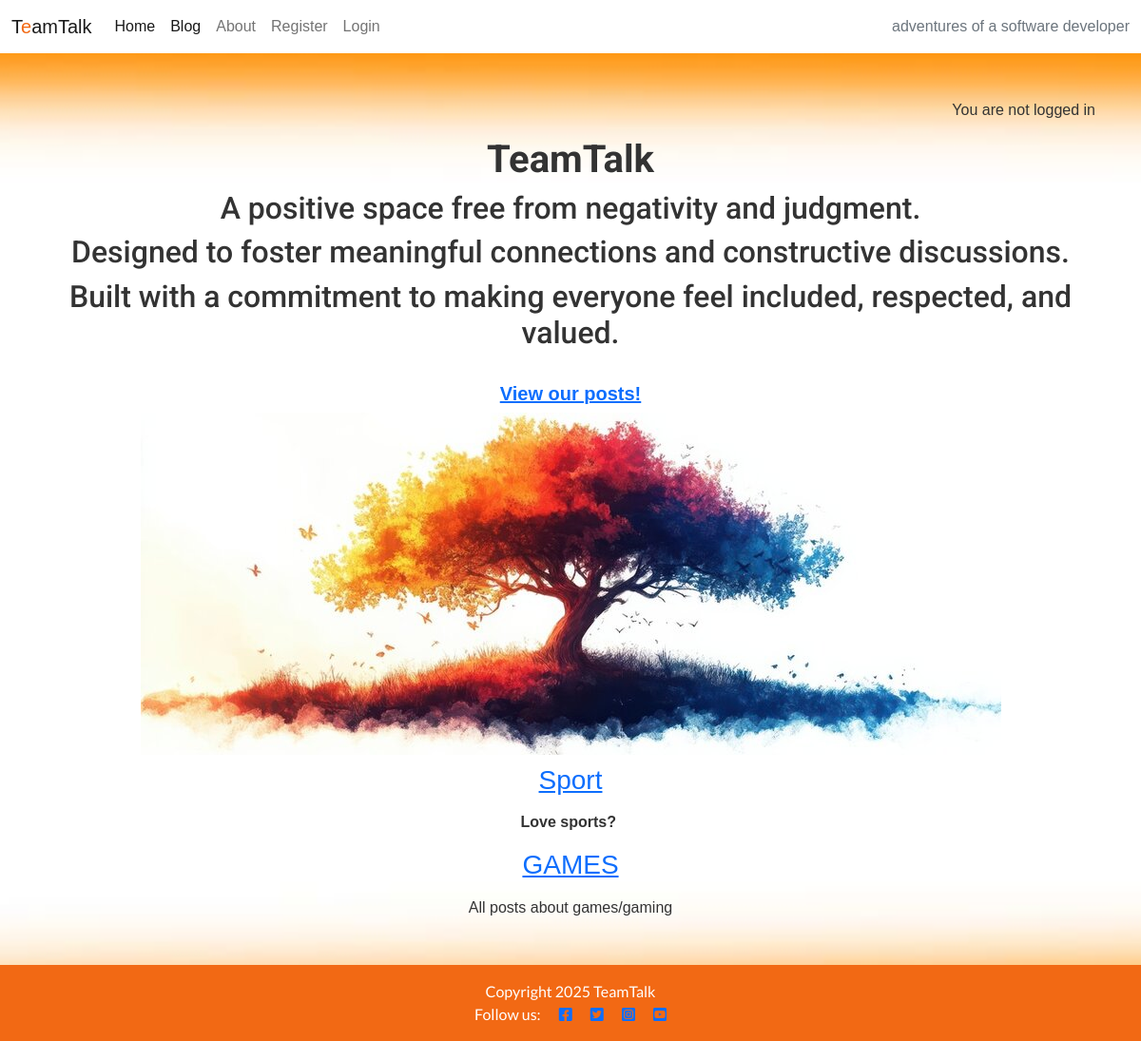
Before: / with the older database file.
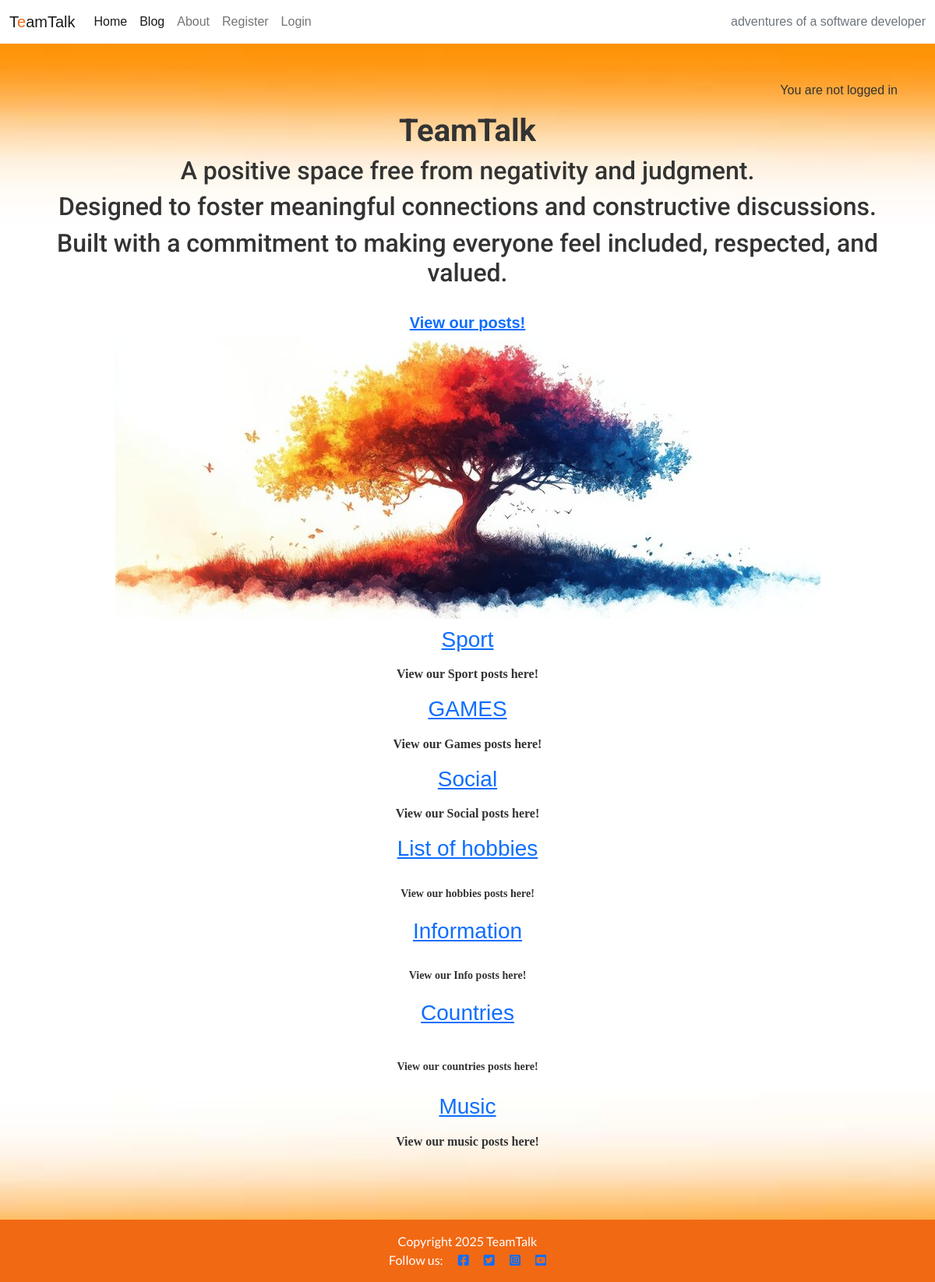
After: the same page with the newer database file.
### blog/models.py (models this page shows, shortened)
class Category(models.Model):
    name = models.CharField(max_length=100, unique=True)
    description = models.TextField(blank=True, null=True)

### frontend/views.py (the view)
# urls.py: path('', views.category_list, name='home'),
def category_list(request):
    categories = Category.objects.all()
    context = {
        'categories': categories,
    }
    return render(request, 'frontend/index.html', context)

### frontend/templates/frontend/index.html
{% extends 'base.html' %}
{% load static %}
{%block content%}
<h1><strong>TeamTalk</strong></h1>
<h2>A positive space free from negativity and judgment.</h2>
<h2>Designed to foster meaningful connections and constructive discussions.</h2>
<h2>Built with a commitment to making everyone feel included, respected, and valued.</h2>
<br>
<h5><strong><a href="https://8000-yazdantaher-djangoblogw-zcxhutlg9rc.ws.codeinstitute-ide.net/blog/">View our
            posts!</a></strong></h5>
<img src="static/images/imggg.jpg" alt="TeamTalk Image" style="max-width: 100%; height: auto; margin-bottom: 10px;">
{% for category in categories %}
<a href="{% url 'posts_by_category' category.id %}">
    <h3 class="card-title">{{ category.name }}</h3>
</a>
<p class="card-text">{{ category.description | safe }}</p>
{% endfor %}
{%endblock%}

### templates/base.html (shortened to what this page needs)
{% load static %}
{% url 'post_detail' as post_detail_url %}
{% url 'home' as home_url %}
{% url 'about' as about_url %}
{% url 'account_login' as login_url %}
{% url 'account_signup' as signup_url %}
{% url 'account_logout' as logout_url %}
<!DOCTYPE html>
<html lang="en">
<head>
    <link rel="stylesheet" href="https://cdnjs.cloudflare.com/ajax/libs/font-awesome/5.15.3/css/all.min.css">
    <link href="https://cdn.jsdelivr.net/npm/bootstrap@5.0.1/dist/css/bootstrap.min.css" rel="stylesheet"
>
    <link rel="stylesheet" href="{% static 'css/style.css' %}">
</head>
<body class="d-flex flex-column h-100 main-bg">
    <nav class="navbar navbar-expand-lg navbar-light bg-white">
        <div class="container-fluid">
            <a class="navbar-brand" href="{% url 'home' %}"><span class="brand">T<span class="red-o">e</span>am<span
                        class="thin">Talk</span></span></a>
            <div class="collapse navbar-collapse" id="navbarText">
                <ul class="navbar-nav me-auto mb-2 mb-lg-0">
                    <li class="nav-item">
                        <a class="nav-link {% if request.path == home_url %}active" aria-current="page{% endif %}"
                            href="{% url 'home' %}">Home</a>
                    </li>
                    <li class="nav-item">
                        <a class="nav-link {% if request.path == home_url %}active" aria-current="page{% endif %}"
                            href="{% url 'posts' %}">Blog</a>
                    </li>
                    <li class="nav-item">
                        <a class="nav-link {% if request.path == about_url %}active" aria-current="page{% endif %}"
                            href="{% url 'about' %}">About</a>
                    </li>
                    {% if user.is_authenticated %}
                    <li class="nav-item">
                        <a class="nav-link {% if request.path == logout_url %}active" aria-current="page{% endif %}"
                            href="{% url 'account_logout' %}">Logout</a>
                    </li>
                    {% else %}
                        <li class="nav-item">
                        <a class="nav-link {% if request.path == signup_url %}active" aria-current="page{% endif %}"
                            href="{% url 'account_signup' %}">Register</a>
                    </li>
                    <li class="nav-item">
                        <a class="nav-link {% if request.path == login_url %}active" aria-current="page{% endif %}"
                            href="{% url 'account_login' %}">Login</a>
                    </li>
                    {% endif %}
                </ul>
                <span class="navbar-text text-muted">
                    adventures of a software developer
                </span>
            </div>
        </div>
    </nav>
    <main class="flex-shrink-0 main-bg">
        {% if user.is_authenticated %}
        <p class="text-end m-3">You are logged in as {{ user }}</p>
        {% else %}
        <p class="text-end m-3">You are not logged in</p>
        {% endif %}
        {% block content %}{% endblock content %}
    </main>
    <footer class="footer mt-auto py-3 dark-bg">
        <p class="m-0 text-center text-white">
      {% block copyright %}Copyright 2025 TeamTalk{% endblock copyright %}
</p>
<p class="m-0 text-center text-white">
    Follow us:
    <a href="https://www.facebook.com/" target="_blank"><i class="fab fa-facebook-square ms-3"></i></a>
    <a href="https://x.com/" target="_blank"><i class="fab fa-twitter-square ms-3"></i></a>
    <a href="https://www.instagram.com/" target="_blank"><i class="fab fa-instagram-square ms-3"></i></a>
    <a href="https://www.youtube.com/" target="_blank"><i class="fab fa-youtube-square ms-3"></i></a>
</p>
     </footer>
</body>
</html>

### static/css/style.css (style rules this page uses)
body { background-image: url(/static/images/TotFundal2.jpg); background-size: cover; background-position: center; background-repeat: no-repeat; margin: 0; font-family: Arial, sans-serif; background-color: #f7f7f7; color: #333333; }
.red-o { color: #f26914; }
header, footer { background-color: #f26914; color: white; text-align: center; padding: 1rem; font-family: 'Lato', sans-serif; }
main { padding: 2rem; text-align: center; }
h1, h2 { margin: 0.5rem 0; font-family: "Roboto"; }

Changed rows visible on the page:
changed Category "Sport": description "Love sports?" → "View our Sport posts here!"
changed Category "GAMES": description "All posts about games/gaming" → "View our Games posts here!"
added Category: name "Social", description "View our Social posts here!"
added Category: name "List of hobbies", description "View our hobbies posts here!"
added Category: name "Information", description "View our Info posts here!"
added Category: name "Countries", description "View our countries posts here!"
added Category: name "Music", description "View our music posts here!"
